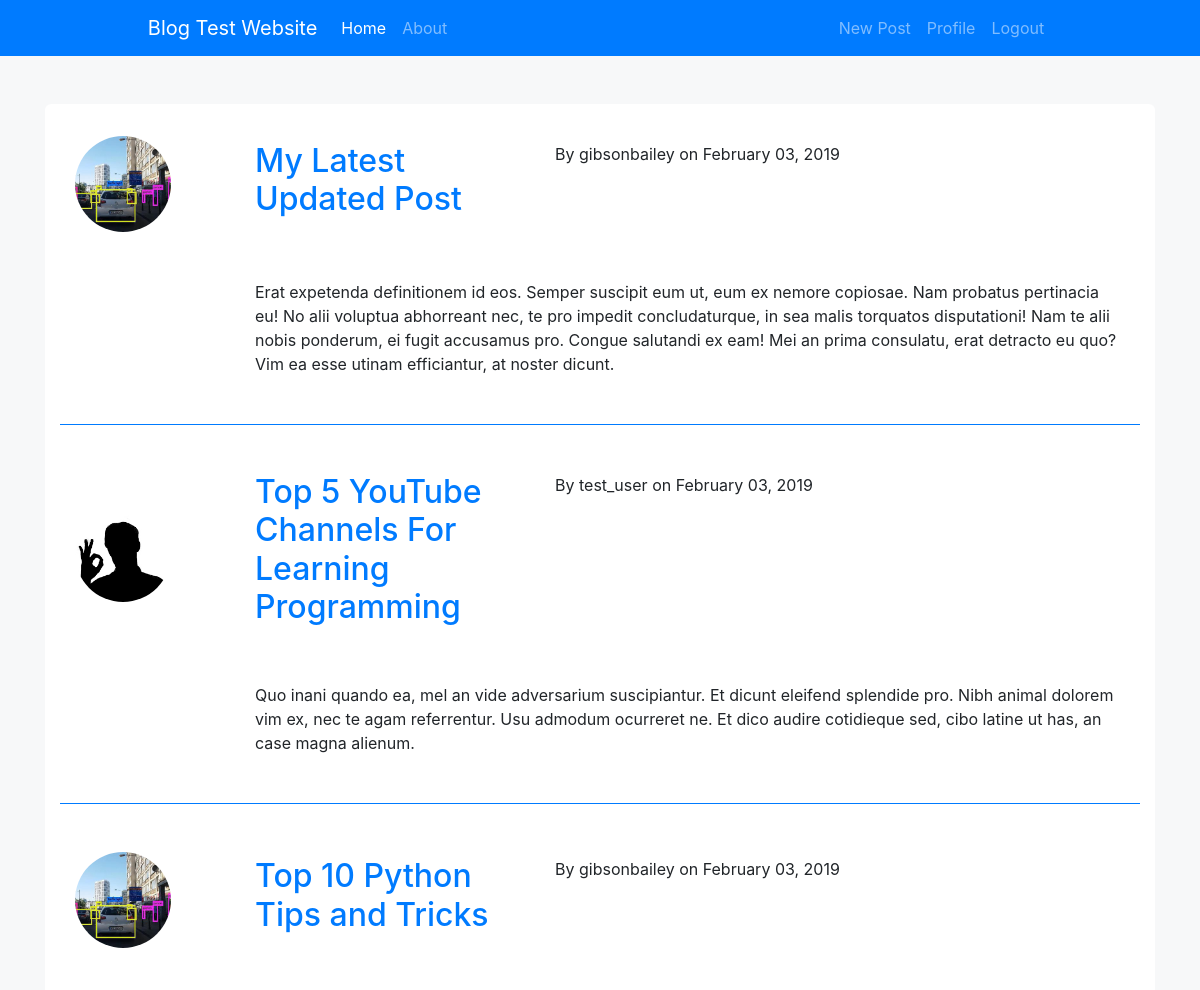
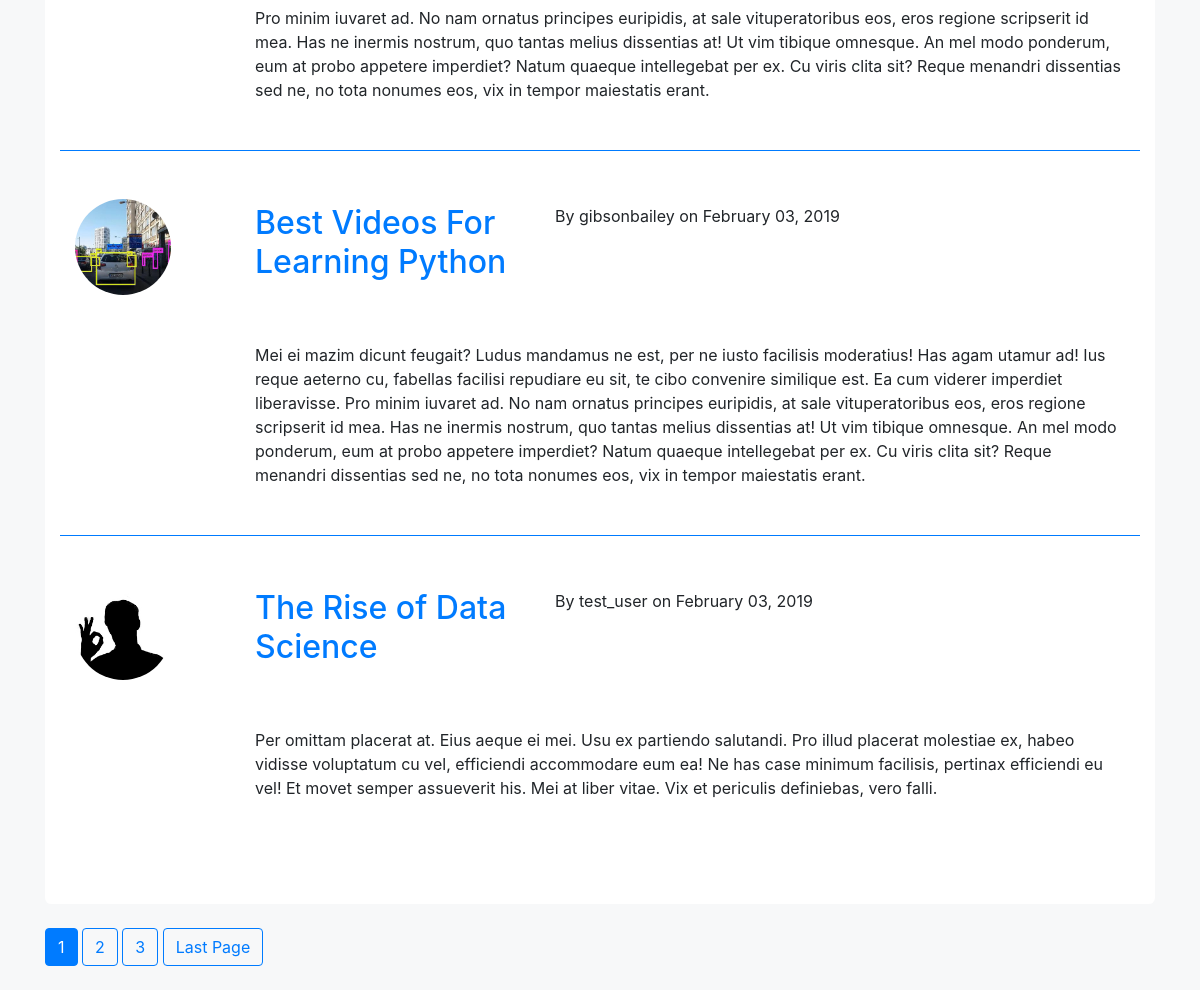
The app's page / (signed in) with its own data (2 pictures, top to bottom).
### blog/models.py (models this page shows, shortened)
class Post(models.Model):
    title = models.CharField(max_length=100)
    content = models.TextField()
    author = models.ForeignKey(User, on_delete=models.CASCADE)
    date_posted = models.DateTimeField(default=timezone.now)

### users/models.py (models this page shows, shortened)
class Profile(models.Model):
    user = models.OneToOneField(User, on_delete=models.CASCADE)
    image = models.ImageField(default='default.jpg',upload_to='profile_pics')

### blog/views.py (the view)
# urls.py: path('', PostListView.as_view(), name='blog-home'),
class PostListView(ListView):
    model = Post
    template_name = 'blog/home.html'
    context_object_name = 'posts'
    ordering = '-date_posted'
    paginate_by = 5

### blog/templates/blog/home.html (shortened to what this page needs)
{% extends "blog/base.html" %}
{% load static %}
{% block style_links %}
    <link rel="stylesheet" type="text/css" href="{% static 'blog/posts.css' %}">
{% endblock style_links %}
{% block content %}
    <div class="container posts-container">
        {% for post in posts %}
            {% if forloop.last %}
                <div class="container post">
            {% else %}
                <div class="container post border-bottom border-primary">
            {% endif %}
                <div class="row align-items-center post-heading">
                    <div class="col-2">
                        <img class="rounded-circle post-image" src="{{ post.author.profile.image.url }}">
                    </div>
                    <div class="col-10 align-items-center">
                        <div class="row justify-content-start">
                            <h2 class="col"><a class="post-title" href="{% url 'post-detail' post.id %}">{{ post.title }}</a></h2>
                            <p class="col-8">By {{ post.author }} on {{ post.date_posted|date:"F d, Y" }}</p>
                        </div>
                    </div>
                </div>
                <div class="row justify-content-end">
                    <div class="col-10">
                        <p>{{ post.content }}</p>
                    </div>
                </div>
            </div>
        {% endfor %}
    </div>
    {% if is_paginated %}
        {% for num in page_obj.paginator.page_range %}
            {% if page_obj.number == num %}
                <a class="btn btn-primary my-4" href="?page={{ num }}">{{ num }}</a>
            {% elif num > page_obj.number|add:'-3' and num < page_obj.number|add:'3'%}
                <a class="btn btn-outline-primary my-4" href="?page={{ num }}">{{ num }}</a>
            {% endif %}
        {% endfor %}
        {% if page_obj.has_next %}
            <a class="btn btn-outline-primary my-4" href="?page={{ page_obj.paginator.num_pages }}">Last Page</a>
        {% endif %}
    {% endif %}
{% endblock content %}

### static/base/main.css (style rules this page uses)
body { background-color: #f7f8f9; }

### blog/static/blog/posts.css (style rules this page uses)
.posts-container { background-color: #ffffff; border-radius: 0.4em; padding-top: 2em; padding-bottom: 0.5em; margin-top: 3em; }
.post-heading { margin-bottom: 3em; height: 100%; }
.post { margin-bottom: 3em; padding-bottom: 2em; }
.post-image { width: 6em; height: 6em; }

### records on screen
Post: author.profile.image (picture), title "My Latest Updated Post", author "gibsonbailey", date_posted "February 03, 2019", content "Erat expetenda definitionem id eos. Semper suscipit eum ut, eum ex nemore copiosae. Nam probatus pertinacia eu! No alii voluptua abhorreant nec, te pro impedit concludaturque, in sea malis torquatos disputationi! Nam te alii nobis ponderum, ei fugit accusamus pro. Congue salutandi ex eam! Mei an prima consulatu, erat detracto eu quo? Vim ea esse utinam efficiantur, at noster dicunt."
Post: author.profile.image (placeholder picture), title "Top 5 YouTube Channels For Learning Programming", author "test_user", date_posted "February 03, 2019", content "Quo inani quando ea, mel an vide adversarium suscipiantur. Et dicunt eleifend splendide pro. Nibh animal dolorem vim ex, nec te agam referrentur. Usu admodum ocurreret ne. Et dico audire cotidieque sed, cibo latine ut has, an case magna alienum."
Post: author.profile.image (picture), title "Top 10 Python Tips and Tricks", author "gibsonbailey", date_posted "February 03, 2019", content "Pro minim iuvaret ad. No nam ornatus principes euripidis, at sale vituperatoribus eos, eros regione scripserit id mea. Has ne inermis nostrum, quo tantas melius dissentias at! Ut vim tibique omnesque. An mel modo ponderum, eum at probo appetere imperdiet? Natum quaeque intellegebat per ex. Cu viris clita sit? Reque menandri dissentias sed ne, no tota nonumes eos, vix in tempor maiestatis erant."
Post: author.profile.image (picture), title "Best Videos For Learning Python", author "gibsonbailey", date_posted "February 03, 2019", content "Mei ei mazim dicunt feugait? Ludus mandamus ne est, per ne iusto facilisis moderatius! Has agam utamur ad! Ius reque aeterno cu, fabellas facilisi repudiare eu sit, te cibo convenire similique est. Ea cum viderer imperdiet liberavisse. Pro minim iuvaret ad. No nam ornatus principes euripidis, at sale vituperatoribus eos, eros regione scripserit id mea. Has ne inermis nostrum, quo tantas melius dissentias at! Ut vim tibique omnesque. An mel modo ponderum, eum at probo appetere imperdiet? Natum quaeque intellegebat per ex. Cu viris clita sit? Reque menandri dissentias sed ne, no tota nonumes eos, vix in tempor maiestatis erant."
Post: author.profile.image (placeholder picture), title "The Rise of Data Science", author "test_user", date_posted "February 03, 2019", content "Per omittam placerat at. Eius aeque ei mei. Usu ex partiendo salutandi. Pro illud placerat molestiae ex, habeo vidisse voluptatum cu vel, efficiendi accommodare eum ea! Ne has case minimum facilisis, pertinax efficiendi eu vel! Et movet semper assueverit his. Mei at liber vitae. Vix et periculis definiebas, vero falli."

### other values on screen
{{ num }} "1"
{{ num }} "2" "3"
